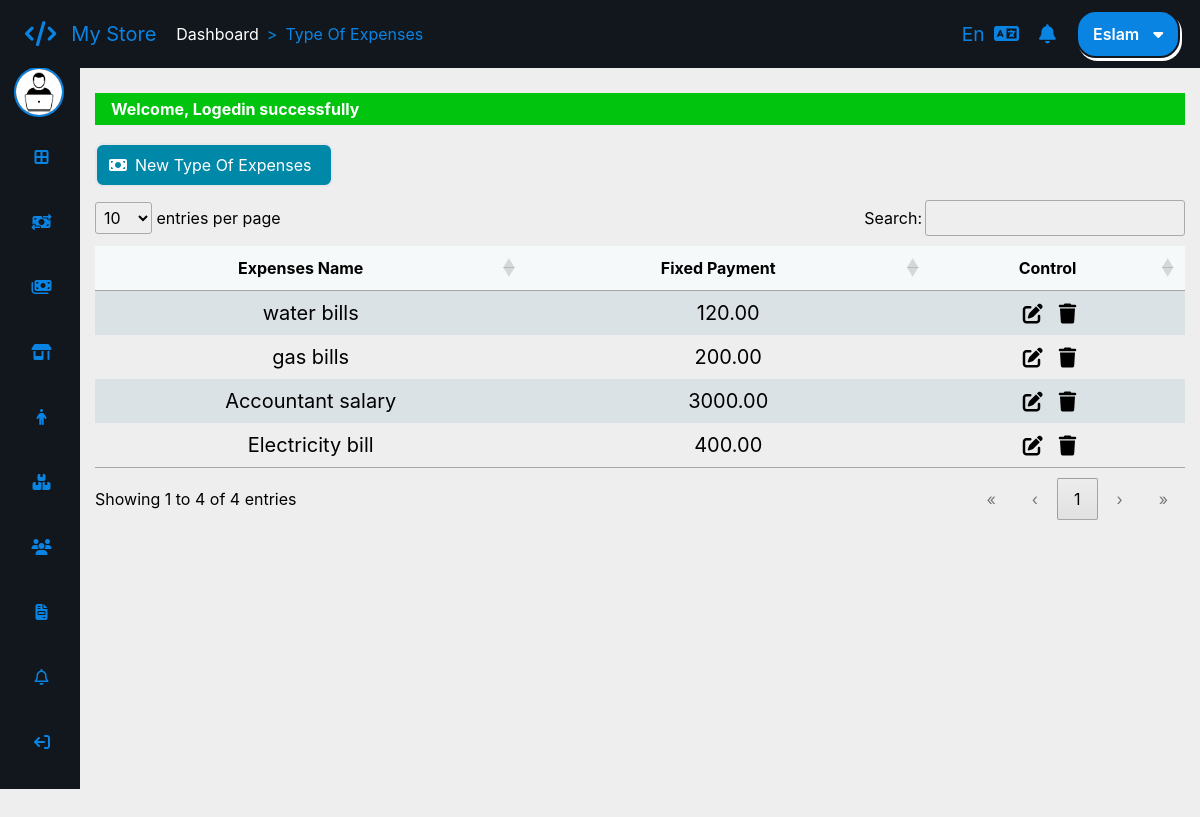
The app's page /typeofexpenses (signed in) with its own data.
### tables this page shows
CREATE TABLE `app_expenses_categories` (
  `ExpenseId` tinyint(3) UNSIGNED NOT NULL,
  `ExpenseName` varchar(30) NOT NULL,
  `ExpenseNameAr` varchar(30) NOT NULL,
  `FixedPayment` decimal(7,2) NOT NULL
);

### app/controllers/abstractcontroller.php (called while the page is built, shortened)
<?php
class AbstractController
{
    protected $_controller;
    protected $_action;
    protected $_data = [];
    protected $_template;
    protected $_registry;
    public function setRegistry($registry)
    {
        $this->_registry = $registry;
    }
    public function setController($controller)
    {
        $this->_controller = $controller;
    }
    public function setAction($action)
    {
        $this->_action = $action;
    }
    public function setTemplate($template)
    {
        $this->_template = $template;
    }
    protected function _view()
    {
        $view = VIEWS_PATH . $this->_controller . DS . $this->_action . '.view.php';
        $this->language->getDictionary();
        $this->_data = array_merge($this->_data, $this->language->getDictionary());
        $this->_template->setRegistry($this->_registry);
        $this->_template->setActionViewFile($view);
        $this->_template->setAppData($this->_data);
        $this->_template->renderApp();
    }
}

### app/controllers/typeofexpensescontroller.php (called while the page is built, shortened)
<?php
class TypeOfExpensesController extends AbstractController
{
    public function defaultAction()
    {
        $this->_data["epensestypes"] = TypeOfExpensesModel::getAll();
        $this->_view();
    }
}

### app/lib/frontcontroller.php (called while the page is built, shortened)
<?php
class FrontController
{
    private $_controller = 'index';
    private $_action = 'default';
    private $_params = array();
    private $_template;
    private $_registry;
    public function __construct(Template $template, Registry $registry, Authentication $auth)
    {
        $this->_template = $template;
        $this->_registry = $registry;
    }
    private function _parseUrl()
    {
        $url = explode("/", trim(parse_url($_SERVER['REQUEST_URI'], PHP_URL_PATH), '/'), 3);
        if (isset($url[0]) && $url[0] != '') {
            $this->_controller = $url[0];
        }
    }
    public function dispatch()
    {
        $actionName = $this->_action . 'Action';
        $controller = new $controllerClassName();
        $controller->setController($this->_controller);
        $controller->setAction($this->_action);
        $controller->setParams($this->_params);
        $controller->setTemplate($this->_template);
        $controller->setRegistry($this->_registry);
        $controller->$actionName();
    }
}

### public/index.php (called while the page is built, shortened)
<?php
require_once ".." . DIRECTORY_SEPARATOR . "app" . DIRECTORY_SEPARATOR . "lib" . DIRECTORY_SEPARATOR . "database" . DIRECTORY_SEPARATOR . "pdodatabase.php";
$session = new SessionManager();
$session->start();
$template_parts = require_once '..' . DS . 'app' . DS . 'config' . DS . 'templateconfig.php';
$template = new Template($template_parts);
$language = new Language();
$messgenger = Messenger::getInstance($session);
$authentication = Authentication::getInstance($session);
$notification = Notification::getInstance();
$registry = Registry::getInstance();
$registry->session = $session;
$registry->language = $language;
$registry->messenger = $messgenger;
$registry->notification = $notification;
$front = new FrontController($template, $registry, $authentication);
$front->dispatch();

### app/lib/sessionmanager.php (called while the page is built, shortened)
<?php
class SessionManager extends \SessionHandler
{
    public function __get($name)
    {
        return  false !== $_SESSION[$name] ? $_SESSION[$name] : false;
    }
}

### app/models/typeofexpensesmodel.php (called while the page is built, shortened)
<?php
class TypeOfExpensesModel extends AbstractModel
{
    public function __get($prop)
    {
        return $this->$prop;
    }
}

### app/lib/database/databasehandler.php (called while the page is built, shortened)
<?php
abstract class DatabaseHandler
{
    public static function factory()
    {
        $driver = DATABASE_CONN_DRIVER;
        if ($driver === self::DATABASE_DRIVER_PDO) {
            return PDOabsHandler::getInstance();
        } elseif ($driver === self::DATABASE_DRIVER_MYSQLI) {
            return MYSQLIabsHandler::getInstance();
        }
    }
}

### app/lib/database/pdodatabase.php (called while the page is built, shortened)
<?php
class PDOabsHandler extends DatabaseHandler
{
    private static $_instance;
    private static $_handler;
    public function __call($name, $arguments)
    {
        return call_user_func_array([&self::$_handler, $name], $arguments);
    }
    protected static function ini()
    {
        try {
            self::$_handler = new \PDO('mysql://hostname=' . DATABASE_HOST_NAME . ";dbname=" . DATABASE_DB_NAME, DATABASE_USER_NAME, DATABASE_PASSWORD, [
                \PDO::MYSQL_ATTR_INIT_COMMAND => "SET NAMES UTF8",
                \PDO::ATTR_ERRMODE => \PDO::ERRMODE_EXCEPTION
            ]);
        } catch (\PDOException $exception) {
            echo $exception->getMessage();
        }
    }
    public static function getInstance()
    {
        if(self::$_instance === null) {
            self::$_instance = new self();
        }
        return self::$_instance;
    }
}

### app/models/abstractmodel.php (called while the page is built, shortened)
<?php
class AbstractModel
{
    protected static $tableName;
    protected static $tableSchema;
    public static function getAll()
    {
        $sql = "SELECT * FROM " . static::$tableName;
        $stmt = DatabaseHandler::factory()->prepare($sql);
        if ($stmt->execute() === true) {
            $result = $stmt->fetchAll(\PDO::FETCH_CLASS | \PDO::FETCH_PROPS_LATE, get_called_class(), array_keys(static::$tableSchema));
        }
        return is_array($result) && !empty($result) ? $result : false;
    }
}

### app/views/typeofexpenses/default.view.php (the view)
<div class="<?= $this->session->lang == "en" ? "font-inter" : "font-zain text-lg" ?>">
    <a href="/typeofexpenses/create" class="py-2 px-3 rounded-lg bg-[#0088a9] text-[#FFF] my-2 inline-block  hover:bg-[#FFF] hover:text-[#0088a9] border-2 hover:border-[#0088a9]">
        <div class="flex justify-center items-center">
            <i class="fa-solid fa-money-bill"></i>
            <div class="mx-2 <?= $this->session->lang == 'ar' ? "font-zain" : null ?>">
                <?= $text_new_type_of_expenses ?>
            </div>
        </div>
    </a>
    <table class="" id="data">
        <thead>
            <tr>
                <th class="!text-center"><?= $text_table_expenses_name ?></th>
                <th class="!text-center"><?= $text_table_expenses_fixed_payment ?></th>
                <th class="!text-center"><?= $text_table_control ?></th>
            </tr>
        </thead>
        <tbody>
            <?php
            if (false !== $epensestypes) :
                foreach ($epensestypes as $epensestype) :
            ?>
                    <tr>
                        <td class="text-xl !text-center"><?= $this->session->lang == 'en' ? $epensestype->ExpenseName : $epensestype->ExpenseNameAr ?></td>
                        <td class="text-xl !text-center"><?= $epensestype->FixedPayment ?></td>
                        <td>
                            <div class="flex items-center justify-center ">
                                <div class="transition-all duration-100 ease-linear hover:text-[#0088a9] cursor-pointer">
                                    <a class="edit" href="/typeofexpenses/edit/<?= $epensestype->ExpenseId ?>">
                                        <i class="fa-solid fa-pen-to-square fa-lg"></i>
                                    </a>
                                </div>
                                <div class="transition-all duration-100 ease-linear hover:text-[#a90017] cursor-pointer mx-4">
                                    <a class="delete" href="/typeofexpenses/delete/<?= $epensestype->ExpenseId ?>" onclick="if(!confirm('<?= $text_delete_type_of_expenses ?>')) return false;">
                                        <i class="fa-solid fa-trash fa-lg"></i>
                                    </a>
                                </div>
                            </div>
                        </td>
                    </tr>
            <?php
                endforeach;
            endif;
            ?>
        </tbody>
    </table>
</div>

### app/lib/template/template.php (shortened to what this page needs)
<?php
class Template
{
    private $_templateParts;
    private $_action_view;
    private $_registry;
    public function __construct(array $parts)
    {
        $this->_templateParts = $parts;
    }
    public function setActionViewFile($actionViewPath)
    {
        $this->_action_view = $actionViewPath;
    }
    public function setRegistry($registry)
    {
        $this->_registry = $registry;
    }
    public function __get($key)
    {
        return $this->_registry->$key;
    }
    private function renderTemplateHeaderStart()
    {
        require_once TEMPLATE_PATH . 'templateheaderstart.php';
    }
    private function renderTemplateHeaderEnd()
    {
        require_once TEMPLATE_PATH . 'templateheaderend.php';
    }
    private function renderTemplateContentStart()
    {
        require_once TEMPLATE_PATH . 'templatecontentstart.php';
    }
    private function renderTemplateFooter()
    {
        require_once TEMPLATE_PATH . 'templatefooter.php';
    }
    private function renderWrapperStart()
    {
        require_once TEMPLATE_PATH . 'wrapperstart.php';
    }
    private function renderWrapperEnd()
    {
        require_once TEMPLATE_PATH . 'wrapperend.php';
    }
    private function renderTemplateBlocks()
    {
        if (!array_key_exists('template', $this->_templateParts)) {
            trigger_error("Sorry you have define the template blocks", E_USER_WARNING);
        } else {
            $parts = $this->_templateParts['template'];
            if (!empty($parts)) {
                foreach ($parts as $partKey => $file) {
                    if ($partKey === ':view') {
                        require_once $this->_action_view;
                    } else {
                        require_once $file;
                    }
                }
            }
        }
    }
    private function renderHeaderResources()
    {
        $output = '';
        if (!array_key_exists('header_resources', $this->_templateParts)) {
            trigger_error("Sorry you have define the template header resources", E_USER_WARNING);
        } else {
            $headerResources = $this->_templateParts['header_resources'];
            if (!empty($headerResources)) {
                $css = $headerResources['css'];
                if (!empty($css)) {
                    foreach ($css as $cssKry => $path) {
                        $output .= '<link rel="stylesheet" href="' . $path . '" />';
                    }
                }
                $js = $headerResources['js'];
                if (!empty($js)) {
                    foreach ($js as $jsKey => $path) {
                        $output .= '<script src="' . $path . '"></script>';
                    }
                }
            }
        }
        echo $output;
    }
    public function renderApp()
    {
        $this->renderHeaderResources();
        $this->renderTemplateBlocks();
    }
}

### public/css/styles.css (style rules this page uses)
:root { --main-background: #12171e; --main-text-color: #0984e3; }
* { margin: 0; padding: 0; box-sizing: border-box; font-family: "Inter"; }

### public/css/datatables.css (style rules this page uses)
:root { --dt-row-selected: 13, 110, 253; --dt-row-selected-text: 255, 255, 255; --dt-row-selected-link: 9, 10, 11; --dt-row-stripe: 0, 0, 0; --dt-row-hover: 0, 0, 0; --dt-column-ordering: 0, 0, 0; --dt-html-background: white; }
table.dataTable thead > tr > th.dt-orderable-asc, table.dataTable thead > tr > th.dt-orderable-desc, table.dataTable thead > tr > th.dt-ordering-asc, table.dataTable thead > tr > th.dt-ordering-desc, table.dataTable thead > tr > td.dt-orderable-asc, table.dataTable thead > tr > td.dt-orderable-desc, table.dataTable thead > tr > td.dt-ordering-asc, table.dataTable thead > tr > td.dt-ordering-desc { position: relative; padding-right: 30px; }
table.dataTable thead > tr > th.dt-orderable-asc, table.dataTable thead > tr > th.dt-orderable-desc, table.dataTable thead > tr > td.dt-orderable-asc, table.dataTable thead > tr > td.dt-orderable-desc { cursor: pointer; }
table.dataTable th, table.dataTable td { box-sizing: border-box; }
table.dataTable th.dt-type-numeric, table.dataTable th.dt-type-date, table.dataTable td.dt-type-numeric, table.dataTable td.dt-type-date { text-align: right; }
table.dataTable thead th, table.dataTable thead td, table.dataTable tfoot th, table.dataTable tfoot td { text-align: left; }
table.dataTable { width: 100%; margin: 0 auto; border-spacing: 0; }
table.dataTable thead th, table.dataTable tfoot th { font-weight: bold; }
table.dataTable > thead > tr > th, table.dataTable > thead > tr > td { padding: 10px; border-bottom: 1px solid rgba(0, 0, 0, 0.3); }
table.dataTable > tbody > tr { background-color: transparent; }
table.dataTable > tbody > tr:first-child > * { border-top: none; }
table.dataTable > tbody > tr:last-child > * { border-bottom: none; }
table.dataTable > tbody > tr > th, table.dataTable > tbody > tr > td { padding: 8px 10px; }
div.dt-container.dt-empty-footer tbody > tr:last-child > * { border-bottom: 1px solid rgba(0, 0, 0, 0.3); }

### public/css/input.css (style rules this page uses)
body { @apply bg-[#eee]; }
thead tr { background-color: #f5f9fa; }
tbody tr:nth-child(odd) { background-color: #dae2e6 !important; }
.dataTable { @apply !w-full transition-all duration-500 ease-in-out; }

### records on screen
app_expenses_categories: ExpenseName "water bills", FixedPayment "120.00"
app_expenses_categories: ExpenseName "gas bills", FixedPayment "200.00"
app_expenses_categories: ExpenseName "Accountant salary", FixedPayment "3000.00"
app_expenses_categories: ExpenseName "Electricity bill", FixedPayment "400.00"

### other values on screen
$message[0] "Welcome, Logedin successfully"
